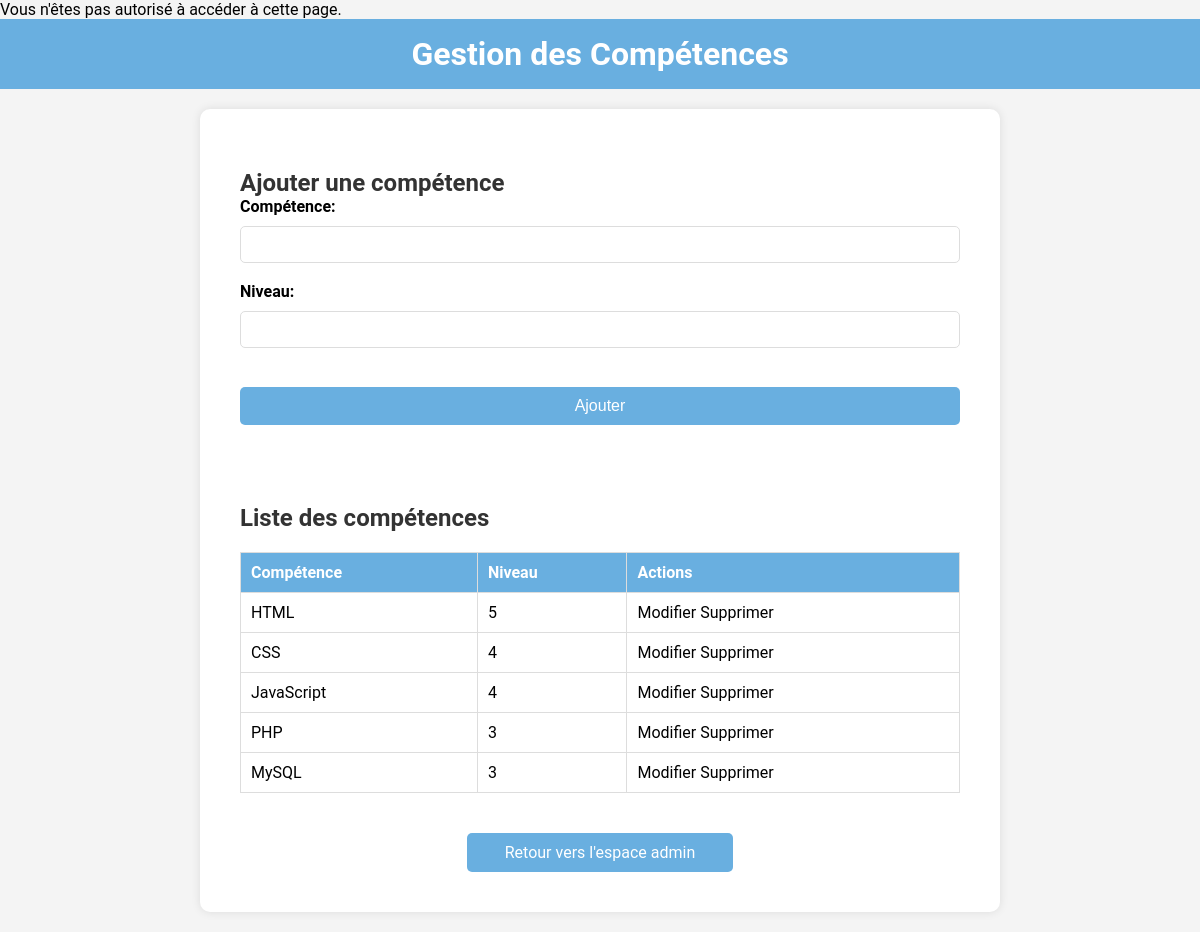
The page /gestion_competences.php on the database its author committed.
### tables this page shows
CREATE TABLE `skills` (
  `id` int(11) NOT NULL AUTO_INCREMENT,
  `skill` varchar(255) NOT NULL,
  `level` int(11) NOT NULL,
  PRIMARY KEY (`id`)
);

### gestion_competences.php (the view, shortened to what this page needs)
<?php
require 'config.php';
try {
    $stmt = $bdd->prepare("SELECT * FROM skills");
    $stmt->execute();
    $skills = $stmt->fetchAll(PDO::FETCH_ASSOC);
} catch(PDOException $e) {
    echo "Erreur de connexion : " . $e->getMessage();
}
$skill_to_edit = null;
?>
<!DOCTYPE html>
<html lang="fr">
<head>
    <link rel="stylesheet" href="https://cdn.jsdelivr.net/npm/bootstrap-icons@1.11.3/font/bootstrap-icons.min.css">
    <link rel="stylesheet" href="style.css">
</head>
<body>
    <header>
        <h1>Gestion des Compétences</h1>
    </header>
    <div class="container">
        <section class="section_adminetco">
            <h2><?php echo $skill_to_edit ? 'Modifier' : 'Ajouter'; ?> une compétence</h2>
            <form method="post" action="">
                <label for="skill">Compétence:</label>
                <input type="text" id="skill" name="skill" value="<?php echo htmlspecialchars($skill_to_edit['skill'] ?? ''); ?>" required>
                <br>
                <label for="level">Niveau:</label>
                <input type="number" id="level" name="level" value="<?php echo htmlspecialchars($skill_to_edit['level'] ?? ''); ?>" required>
                <br>
                <input type="submit" name="<?php echo $skill_to_edit ? 'update' : 'add'; ?>" value="<?php echo $skill_to_edit ? 'Mettre à jour' : 'Ajouter'; ?>">
            </form>
            <br>
        </section>
        <section class="section_adminetco">
            <h2>Liste des compétences</h2>
            <table>
                <thead>
                    <tr>
                        <th>Compétence</th>
                        <th>Niveau</th>
                        <th>Actions</th>
                    </tr>
                </thead>
                <tbody>
                    <?php foreach ($skills as $skill): ?>
                        <tr>
                            <td><?php echo htmlspecialchars($skill['skill']); ?></td>
                            <td><?php echo htmlspecialchars($skill['level']); ?></td>
                            <td>
                                <a href="gestion_competences.php?edit=<?php echo $skill['id']; ?>">Modifier</a>
                                <a href="gestion_competences.php?delete=<?php echo $skill['id']; ?>" onclick="return confirm('Êtes-vous sûr de vouloir supprimer cette compétence ?');">Supprimer</a>
                            </td>
                        </tr>
                    <?php endforeach; ?>
                </tbody>
            </table>
        </section>
            <a class="btn-retour" href="espace_admin.php">Retour vers l'espace admin</a>
    </div>
</body>
</html>

### style.css (style rules this page uses)
* { margin: 0; padding: 0; box-sizing: border-box; }
a { text-decoration: none; color: inherit; }
body { font-family: 'Roboto', sans-serif; background-color: #f4f4f4; }
header, footer { background-color: #69afe0; color: white; text-align: center; padding: 1em; }
.container { max-width: 800px; margin: 20px auto; overflow: hidden; background: white; padding: 20px; border-radius: 10px; box-shadow: 0 0 10px rgba(0, 0, 0, 0.1); }
h1, h2 { color: #333; }
header h1 { color: white; }
section { background: rgb(207, 234, 253); margin: 20px 0; padding: 20px; border-radius: 5px; }
.section_adminetco { background: white; margin: 20px 0; padding: 20px; border-radius: 5px; }
form { display: flex; flex-direction: column; }
form label { margin-bottom: 5px; font-weight: bold; }
form input, form textarea { padding: 10px; margin-top: 5px; border: 1px solid #ddd; border-radius: 5px; width: 100%; box-sizing: border-box; }
form input[type="submit"], .btn-retour, form button { margin-top: 20px; background-color: #69afe0; color: white; border: none; cursor: pointer; padding: 10px 20px; text-align: center; text-decoration: none; display: inline-block; border-radius: 5px; font-size: 16px; transition: background-color 0.3s ease; }
.btn-retour { display: block; margin: 10px auto 20px auto; width: 35%; }
table { width: 100%; border-collapse: collapse; margin-top: 20px; }
table, th, td { border: 1px solid #ddd; }
th, td { padding: 10px; text-align: left; }
th { background-color: #69afe0; color: white; }

### rows shown on the page
skills: skill "HTML", level "5"
skills: skill "CSS", level "4"
skills: skill "JavaScript", level "4"
skills: skill "PHP", level "3"
skills: skill "MySQL", level "3"
